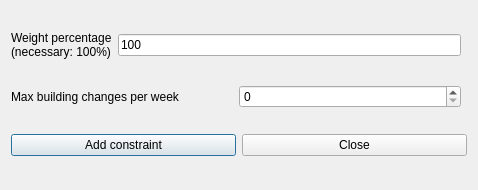
<?xml version="1.0" encoding="UTF-8"?>
<ui version="4.0">
 <class>AddConstraintStudentsMaxBuildingChangesPerWeekForm_template</class>
 <widget class="QDialog" name="AddConstraintStudentsMaxBuildingChangesPerWeekForm_template">
  <property name="geometry">
   <rect>
    <x>0</x>
    <y>0</y>
    <width>478</width>
    <height>190</height>
   </rect>
  </property>
  <property name="windowTitle">
   <string extracomment="This is the title of the dialog to add a new constraint of this type">Add students max building changes per week</string>
  </property>
  <layout class="QGridLayout">
   <item row="2" column="0" colspan="2">
    <layout class="QHBoxLayout">
     <item>
      <widget class="QPushButton" name="addConstraintPushButton">
       <property name="text">
        <string>Add constraint</string>
       </property>
      </widget>
     </item>
     <item>
      <widget class="QPushButton" name="closePushButton">
       <property name="text">
        <string>Close</string>
       </property>
      </widget>
     </item>
    </layout>
   </item>
   <item row="0" column="0">
    <layout class="QHBoxLayout">
     <item>
      <widget class="QLabel" name="weightTextLabel">
       <property name="frameShape">
        <enum>QFrame::NoFrame</enum>
       </property>
       <property name="frameShadow">
        <enum>QFrame::Plain</enum>
       </property>
       <property name="text">
        <string>Weight percentage
(necessary: 100%)</string>
       </property>
       <property name="wordWrap">
        <bool>false</bool>
       </property>
      </widget>
     </item>
     <item>
      <widget class="QLineEdit" name="weightLineEdit">
       <property name="text">
        <string>100</string>
       </property>
      </widget>
     </item>
    </layout>
   </item>
   <item row="1" column="0">
    <layout class="QHBoxLayout">
     <item>
      <widget class="QLabel" name="textLabel1">
       <property name="text">
        <string>Max building changes per week</string>
       </property>
       <property name="wordWrap">
        <bool>false</bool>
       </property>
      </widget>
     </item>
     <item>
      <widget class="QSpinBox" name="maxChangesSpinBox"/>
     </item>
    </layout>
   </item>
  </layout>
 </widget>
 <layoutdefault spacing="6" margin="11"/>
 <tabstops>
  <tabstop>weightLineEdit</tabstop>
  <tabstop>maxChangesSpinBox</tabstop>
  <tabstop>addConstraintPushButton</tabstop>
  <tabstop>closePushButton</tabstop>
 </tabstops>
 <resources/>
 <connections/>
</ui>
